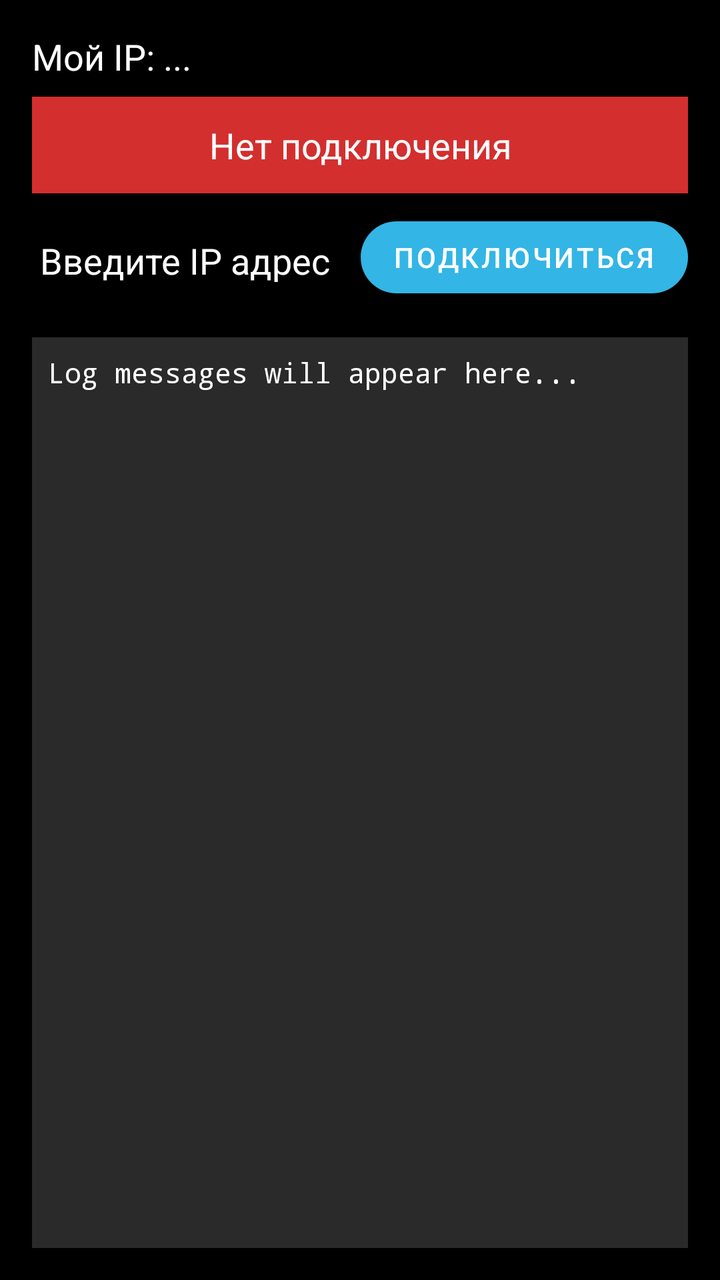
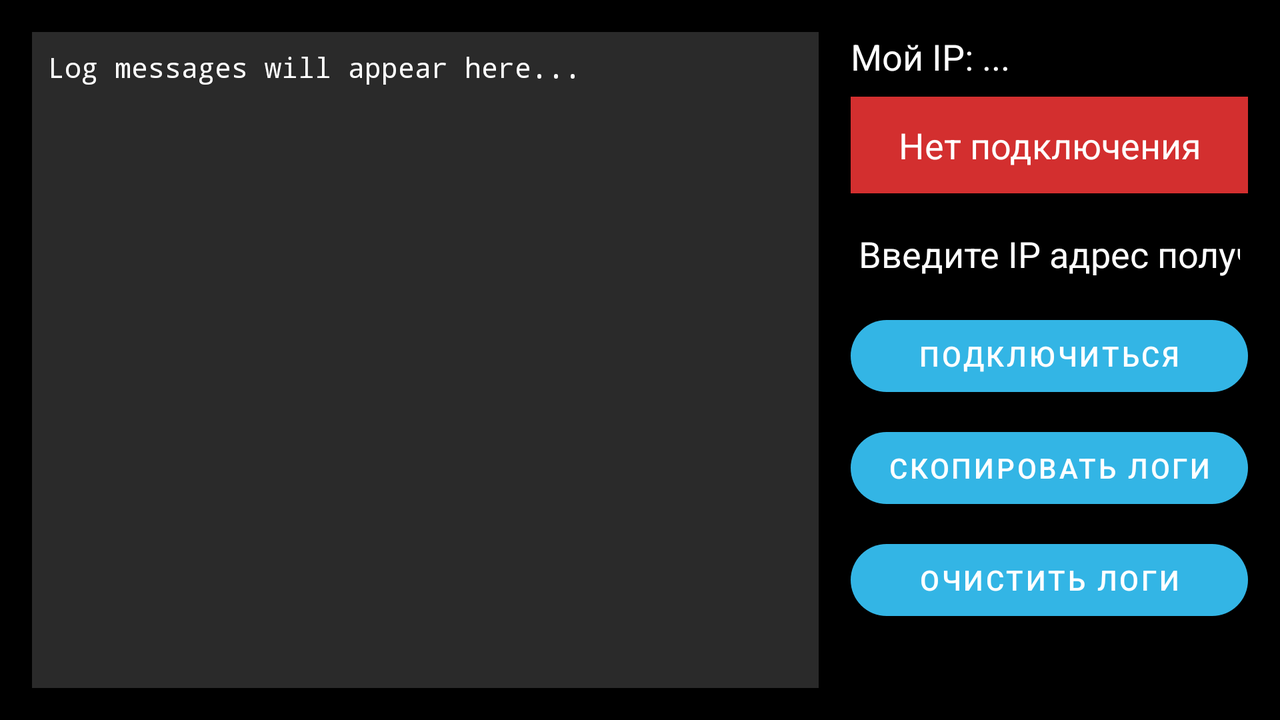

The same Android screen from two of the app's own layout files: first res/layout/ as a phone draws it, then the repository's variant for another configuration, drawn on a device whose configuration selects that folder. Both files follow.
<!-- AndroidManifest.xml: application theme Theme.MultiMediaExchanger -->
<!-- res/layout/fragment_network.xml -->
<?xml version="1.0" encoding="utf-8"?>
<androidx.constraintlayout.widget.ConstraintLayout xmlns:android="http://schemas.android.com/apk/res/android"
    xmlns:app="http://schemas.android.com/apk/res-auto"
    xmlns:tools="http://schemas.android.com/tools"
    android:layout_width="match_parent"
    android:layout_height="match_parent"
    tools:context=".ui.network.NetworkFragment"
    android:padding="16dp">

    <TextView
        android:id="@+id/myIpAddressText"
        android:layout_width="0dp"
        android:layout_height="wrap_content"
        android:text="Мой IP: ..."
        android:textAppearance="@style/TextAppearance.AppCompat.Medium"
        android:textColor="@color/white"
        android:textColorHint="@color/white"
        app:layout_constraintEnd_toEndOf="parent"
        app:layout_constraintStart_toStartOf="parent"
        app:layout_constraintTop_toTopOf="parent" />

    <TextView
        android:id="@+id/connectionStatusText"
        android:layout_width="0dp"
        android:layout_height="wrap_content"
        android:layout_marginTop="8dp"
        android:background="#D32F2F"
        android:gravity="center"
        android:padding="12dp"
        android:text="Нет подключения"
        android:textAppearance="@style/TextAppearance.AppCompat.Medium"
        android:textColor="@android:color/white"
        app:layout_constraintEnd_toEndOf="parent"
        app:layout_constraintStart_toStartOf="parent"
        app:layout_constraintTop_toBottomOf="@+id/myIpAddressText" />

    <LinearLayout
        android:id="@+id/input_container"
        android:layout_width="0dp"
        android:layout_height="wrap_content"
        android:layout_marginTop="8dp"
        android:gravity="center_vertical"
        android:orientation="horizontal"
        app:layout_constraintEnd_toEndOf="parent"
        app:layout_constraintStart_toStartOf="parent"
        app:layout_constraintTop_toBottomOf="@+id/connectionStatusText">

        <EditText
            android:id="@+id/ipAddressInput"
            android:layout_width="0dp"
            android:layout_height="wrap_content"
            android:layout_weight="1"
            android:hint="Введите IP адрес получателя"
            android:inputType="text"
            android:textColor="@color/white"
            android:textColorHint="@color/white" />

        <Button
            android:id="@+id/connectButton"
            android:layout_width="wrap_content"
            android:layout_height="wrap_content"
            android:layout_marginStart="8dp"
            android:text="Подключиться" />

    </LinearLayout>


    
    <ScrollView
        android:id="@+id/logScrollView"
        android:layout_width="0dp"
        android:layout_height="0dp"
        android:layout_marginTop="16dp"
        android:background="#2A2A2A"
        app:layout_constraintBottom_toBottomOf="parent"
        app:layout_constraintEnd_toEndOf="parent"
        app:layout_constraintStart_toStartOf="parent"
        app:layout_constraintTop_toBottomOf="@+id/input_container">

        <TextView
            android:id="@+id/logTextView"
            android:layout_width="match_parent"
            android:layout_height="wrap_content"
            android:padding="8dp"
            android:scrollbars="vertical"
            android:text="Log messages will appear here..."
            android:textAppearance="@style/TextAppearance.AppCompat.Small"
            android:textColor="@color/white"
            android:typeface="monospace" />

    </ScrollView>

</androidx.constraintlayout.widget.ConstraintLayout>
<!-- resources referenced by this layout -->
<resources>
  <style name="Theme.MultiMediaExchanger" parent="Theme.MaterialComponents.DayNight.DarkActionBar">
          
          <item name="colorPrimary">@color/purple_500</item>
          <item name="colorPrimaryVariant">@color/purple_700</item>
          <item name="colorOnPrimary">@color/white</item>
          
          <item name="colorSecondary">@color/teal_200</item>
          <item name="colorSecondaryVariant">@color/teal_700</item>
          <item name="colorOnSecondary">@color/black</item>
          
          <item name="android:statusBarColor">?attr/colorPrimaryVariant</item>
          
          
          <item name="materialButtonStyle">@style/App.Button.Default</item>
          
          
          <item name="android:windowBackground">@android:color/black</item>
      </style>
  <style name="App.Button.Default" parent="Widget.MaterialComponents.Button">
          <item name="cornerRadius">20dp</item>
          <item name="backgroundTint">@android:color/holo_blue_light</item>
      </style>
</resources>
<!-- res/layout-land/fragment_network.xml (the repository's variant of the layout above) -->
<!-- drawn on the phone turned sideways -->
<?xml version="1.0" encoding="utf-8"?>
<androidx.constraintlayout.widget.ConstraintLayout xmlns:android="http://schemas.android.com/apk/res/android"
    xmlns:app="http://schemas.android.com/apk/res-auto"
    xmlns:tools="http://schemas.android.com/tools"
    android:layout_width="match_parent"
    android:layout_height="match_parent"
    tools:context=".ui.network.NetworkFragment"
    android:padding="16dp">

    
    <androidx.constraintlayout.widget.Guideline
        android:id="@+id/guideline"
        android:layout_width="wrap_content"
        android:layout_height="wrap_content"
        android:orientation="vertical"
        app:layout_constraintGuide_percent="0.66" />

    
    <ScrollView
        android:id="@+id/logScrollView"
        android:layout_width="0dp"
        android:layout_height="0dp"
        android:background="#2A2A2A"
        app:layout_constraintTop_toTopOf="parent"
        app:layout_constraintBottom_toBottomOf="parent"
        app:layout_constraintStart_toStartOf="parent"
        app:layout_constraintEnd_toStartOf="@id/guideline"
        android:layout_marginEnd="8dp">

        <TextView
            android:id="@+id/logTextView"
            android:layout_width="match_parent"
            android:layout_height="wrap_content"
            android:padding="8dp"
            android:scrollbars="vertical"
            android:text="Log messages will appear here..."
            android:textAppearance="@style/TextAppearance.AppCompat.Small"
            android:textColor="@color/white"
            android:typeface="monospace" />

    </ScrollView>

    
    <TextView
        android:id="@+id/myIpAddressText"
        android:layout_width="0dp"
        android:layout_height="wrap_content"
        android:text="Мой IP: ..."
        android:textAppearance="@style/TextAppearance.AppCompat.Medium"
        android:textColor="@color/white"
        android:textColorHint="@color/white"
        app:layout_constraintTop_toTopOf="parent"
        app:layout_constraintStart_toEndOf="@id/guideline"
        app:layout_constraintEnd_toEndOf="parent"
        android:layout_marginStart="8dp"/>

    <TextView
        android:id="@+id/connectionStatusText"
        android:layout_width="0dp"
        android:layout_height="wrap_content"
        android:layout_marginTop="8dp"
        android:background="#D32F2F"
        android:gravity="center"
        android:padding="12dp"
        android:text="Нет подключения"
        android:textAppearance="@style/TextAppearance.AppCompat.Medium"
        android:textColor="@android:color/white"
        app:layout_constraintTop_toBottomOf="@id/myIpAddressText"
        app:layout_constraintStart_toEndOf="@id/guideline"
        app:layout_constraintEnd_toEndOf="parent"
        android:layout_marginStart="8dp"/>

    <LinearLayout
        android:id="@+id/input_container"
        android:layout_width="0dp"
        android:layout_height="wrap_content"
        android:layout_marginTop="8dp"
        android:orientation="vertical"
        app:layout_constraintTop_toBottomOf="@id/connectionStatusText"
        app:layout_constraintStart_toEndOf="@id/guideline"
        app:layout_constraintEnd_toEndOf="parent"
        android:layout_marginStart="8dp">

        <EditText
            android:id="@+id/ipAddressInput"
            android:layout_width="match_parent"
            android:layout_height="wrap_content"
            android:hint="Введите IP адрес получателя"
            android:inputType="text"
            android:textColor="@color/white"
            android:textColorHint="@color/white" />

        <Button
            android:id="@+id/connectButton"
            android:layout_width="match_parent"
            android:layout_height="wrap_content"
            android:layout_marginTop="8dp"
            android:text="Подключиться" />

    </LinearLayout>

    <LinearLayout
        android:id="@+id/log_actions_container"
        android:layout_width="0dp"
        android:layout_height="wrap_content"
        android:orientation="vertical"
        android:layout_marginTop="8dp"
        app:layout_constraintTop_toBottomOf="@+id/input_container"
        app:layout_constraintStart_toEndOf="@id/guideline"
        app:layout_constraintEnd_toEndOf="parent"
        android:layout_marginStart="8dp">

        <Button
            android:id="@+id/copyLogsButton"
            android:layout_width="match_parent"
            android:layout_height="wrap_content"
            android:text="Скопировать логи" />

        <Button
            android:id="@+id/clearLogsButton"
            android:layout_width="match_parent"
            android:layout_height="wrap_content"
            android:layout_marginTop="8dp"
            android:text="Очистить логи" />

    </LinearLayout>

</androidx.constraintlayout.widget.ConstraintLayout>
